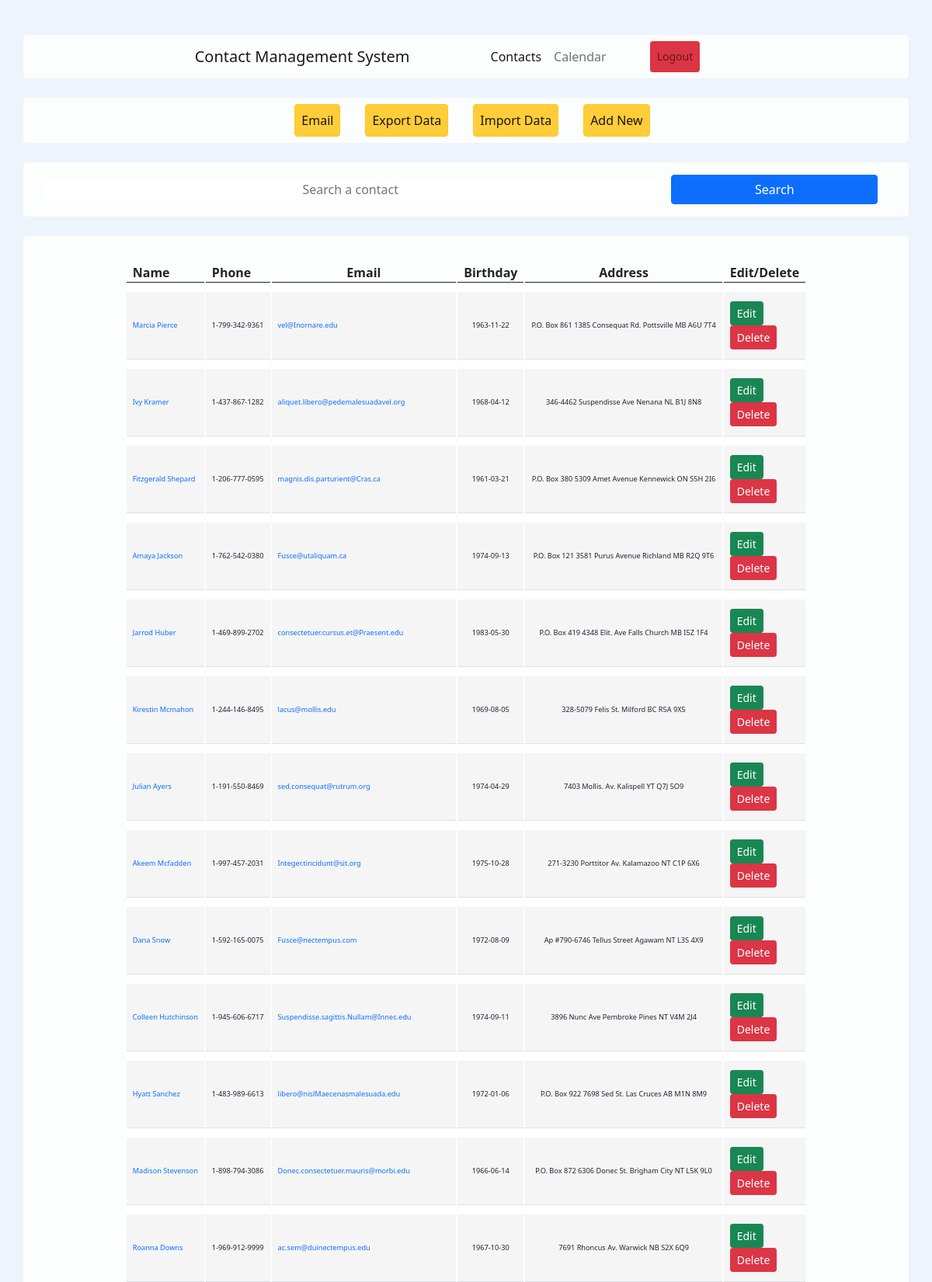
Page /src/allContacts/allContacts.php (signed in, upper part) on the committed database.
### tables this page shows
CREATE TABLE IF NOT EXISTS `contact` (
  `id` int NOT NULL AUTO_INCREMENT,
  `firstName` varchar(50) NOT NULL,
  `lastName` varchar(50) NOT NULL,
  `emailAddress` varchar(100) NOT NULL,
  `phoneNumber` varchar(14) NOT NULL,
  `birthday` date NOT NULL,
  `streetAddress` varchar(256) NOT NULL,
  `city` varchar(25) NOT NULL,
  `province` varchar(40) NOT NULL,
  `postalCode` varchar(7) NOT NULL,
  PRIMARY KEY (`id`)
);

### src/contactHandler.php (called while the page is built, shortened)
<?php
class ContactManager {
    private $tableName;
    private $connection;
    public function __construct() {
        $this->config = parse_ini_file( $_SERVER['DOCUMENT_ROOT']."/cms/config.ini");
        $this->tableName = "contact";
        $this->connection = mysqli_connect($this->config['servername'], $this->config['username'], $this->config['password'])
            or die(mysqli_error($this->connection));
    }
    public function getAllContacts() {
        $sql = "SELECT * FROM $this->tableName ORDER BY id";
        $result = @mysqli_query($this->connection, $sql) or die(mysqli_error($this->connection));
        $allContacts = array();
        while ($row = mysqli_fetch_array($result)) {
            $contact = new Contact;
            $contact->id             = $row['id'];
            $contact->firstName      = $row['firstName'];
            $contact->lastName       = $row['lastName'];
            $contact->emailAddress   = $row['emailAddress'];
            $contact->phoneNumber    = $row['phoneNumber'];
            $contact->birthday       = $row['birthday'];
            $contact->streetAddress  = $row['streetAddress'];
            $contact->city           = $row['city'];
            $contact->province       = $row['province'];
            $contact->postalCode     = $row['postalCode'];
            array_push($allContacts, $contact);
        } return $allContacts;
    }
}

### src/allContacts/allContacts.php (the view, shortened to what this page needs)
<?php
require_once("./../contactHandler.php");
$contactManager = new ContactManager();
 if(isset($_POST['search']) && $_POST['search'] != "") {
    $allContacts = $contactManager->getContactsBySearch($_POST['search']);
    } else { $allContacts = $contactManager->getAllContacts();
    }
?>
<!DOCTYPE html>
<html>
	<head>
        <link href="https://cdn.jsdelivr.net/npm/bootstrap@5.0.2/dist/css/bootstrap.min.css" rel="stylesheet">
	</head>
	<body>
        <header>
            <div class=" container">
                <nav class="navbar navbar-expand navbar-light">
                    <a class="navbar-brand mx-5" href="#">Contact Management System</a>
                    <div class="collapse navbar-collapse" id="navbarNavAltMarkup">
                        <div class="navbar-nav mx-5">
                            <a class="nav-item nav-link active" href="./../allContacts/allContacts.php">Contacts</a>
                            <a class="nav-item nav-link" href="./../Calendar/calendar.php">Calendar</a>
                            <a class="nav-item nav-link btn btn-danger btn-sm mx-5" href="./../Logout/logout.php">Logout</a>
                        </div>
                    </div>
                </nav>
            </div>
        </header>
        <div class="container">
            <nav class="navbar navbar-expand navbar-light">
                <div class="collapse navbar-collapse" id="navbarNavAltMarkup">
                    <div class="navbar-nav">
                        <a class="nav-item nav-link active btn btn-warning mx-3" href="./../SendEmail/emailForm.php">Email</a>
                        <a class="nav-item nav-link active btn btn-warning mx-3" href="./../CSV/exportData.php">Export Data</a>
                        <a class="nav-item nav-link active btn btn-warning mx-3" href="./../CSV/importData.php">Import Data</a>
                        <a class="nav-item nav-link active btn btn-warning mx-3" href="./../AddContact/addContact.php">Add New</a>
                    </div>
                </div>
            </nav>
        </div>
        <div class="container ">
        <form action="allContacts.php" method="POST" class="container mt-0">
            <input type="text" name="search" id="search" class="w-75 search-bar text-dark border-0 text-center" placeholder="Search a contact" />
            <input type="submit" class="w-25 btn btn-primary m-3" value="Search" />
            </form>
        </div>
        <div class="container">
            <link href="https://maxcdn.bootstrapcdn.com/font-awesome/4.3.0/css/font-awesome.min.css" rel="stylesheet">
            <link rel="stylesheet" href="./../../wwwroot/css/site.css">
            <div class="container">
                <div class="table-responsive">
                    <table class="table user-list">
                        <?php if(!empty($allContacts)) { ?>
                            <thead>
                                <tr>
                                    <th><span>Name</span></th>
                                    <th><span>Phone</span></th>
                                    <th class="text-center"><span>Email</span></th>
                                    <th class="text-center"><span>Birthday</span></th>
                                    <th class="text-center"><span>Address</span></th>
                                    <th><span>Edit/Delete</span></th>
                                </tr>
                            </thead id="userData">
                            <tbody>
                        <?php if(!empty($allContacts)) foreach($allContacts as $k => $contact) { ?>
                            <tr>
                                <td><a href="#" class="user-link">
                                    <?php echo $contact->firstName ?>
                                    <?php echo $contact->lastName ?>
                                </a></td>
                                <td> <?php echo $contact->phoneNumber ?> </td>
                                <td> <a href="#"> <?php echo $contact->emailAddress ?> </a></td>
                                <td class="text-center">
                                    <span class="label label-default"><?php echo $contact->birthday ?></span>
                                </td>
                                <td class="text-center">
                                    <span class="label label-default">
                                        <?php echo $contact->streetAddress ?>
                                        <?php echo $contact->city ?>
                                        <?php echo $contact->province ?>
                                        <?php echo $contact->postalCode ?>
                                    </span>
                                </td>
                                <td>
                                    <form action="./../EditContact/editContact.php" method="post">
                                        <button class="btn btn-sm btn-success" type="submit" name="editId" value="<?php echo $contact->id ?>">Edit</button>
                                    </form>
                                    <form action="./../DeleteContact/deleteContact.php" method="post">
                                        <button class="btn btn-sm btn-danger" type="submit" name="deleteId" value="<?php echo $contact->id ?>">Delete</button>
                                    </form>
                                </td>
                            </tr>
                            <?php } ?>
                        </tbody>
                    </table>
                </div>
                <?php } else { ?>
                            <div class="h3">No records to display</div>
                        <?php } ?>
            </div>
        </div>
    </body>
</html>

### wwwroot/css/site.css (style rules this page uses)
header { display: flex; justify-content: center; align-items: center; }
body { background-color: #eef4fb; }
body { margin-top:20px; }
.user-list tbody td .user-link { font-size: 1em; padding-top: 3px; }
a { text-decoration: none !important; }
.table { border-collapse: separate; }
.table thead > tr > th { border-bottom: 1px solid #C2C2C2; padding-bottom: 0; }
.table tbody > tr > td { font-size: 0.575em; background: #f5f5f5; border-top: 10px solid #fff; vertical-align: middle; padding: 12px 8px; }
.search-bar { display: flex; justify-content: center; align-items: center; }

### rows in the picture
contact: firstName "Marcia", lastName "Pierce", phoneNumber "1-799-342-9361", emailAddress "vel@Inornare.edu", birthday "1963-11-22", streetAddress "P.O. Box 861 1385 Consequat Rd.", city "Pottsville", province "MB", postalCode "A6U 7T4", $contact->id 1 (drawn)
contact: firstName "Ivy", lastName "Kramer", phoneNumber "1-437-867-1282", emailAddress "aliquet.libero@pedemalesuadavel.org", birthday "1968-04-12", streetAddress "346-4462 Suspendisse Ave", city "Nenana", province "NL", postalCode "B1J 8N8", $contact->id 2 (drawn)
contact: firstName "Fitzgerald", lastName "Shepard", phoneNumber "1-206-777-0595", emailAddress "magnis.dis.parturient@Cras.ca", birthday "1961-03-21", streetAddress "P.O. Box 380 5309 Amet Avenue", city "Kennewick", province "ON", postalCode "S5H 2I6", $contact->id 3 (drawn)
contact: firstName "Amaya", lastName "Jackson", phoneNumber "1-762-542-0380", emailAddress "Fusce@utaliquam.ca", birthday "1974-09-13", streetAddress "P.O. Box 121 3581 Purus Avenue", city "Richland", province "MB", postalCode "R2Q 9T6", $contact->id 4 (drawn)
contact: firstName "Jarrod", lastName "Huber", phoneNumber "1-469-899-2702", emailAddress "consectetuer.cursus.et@Praesent.edu", birthday "1983-05-30", streetAddress "P.O. Box 419 4348 Elit. Ave", city "Falls Church", province "MB", postalCode "I5Z 1F4", $contact->id 5 (drawn)
contact: firstName "Kirestin", lastName "Mcmahon", phoneNumber "1-244-146-8495", emailAddress "lacus@mollis.edu", birthday "1969-08-05", streetAddress "328-5079 Felis St.", city "Milford", province "BC", postalCode "R5A 9X5", $contact->id 6 (drawn)
contact: firstName "Julian", lastName "Ayers", phoneNumber "1-191-550-8469", emailAddress "sed.consequat@rutrum.org", birthday "1974-04-29", streetAddress "7403 Mollis. Av.", city "Kalispell", province "YT", postalCode "Q7J 5O9", $contact->id 7 (drawn)
contact: firstName "Akeem", lastName "Mcfadden", phoneNumber "1-997-457-2031", emailAddress "Integer.tincidunt@sit.org", birthday "1975-10-28", streetAddress "271-3230 Porttitor Av.", city "Kalamazoo", province "NT", postalCode "C1P 6X6", $contact->id 8 (drawn)
contact: firstName "Dana", lastName "Snow", phoneNumber "1-592-165-0075", emailAddress "Fusce@nectempus.com", birthday "1972-08-09", streetAddress "Ap #790-6746 Tellus Street", city "Agawam", province "NT", postalCode "L3S 4X9", $contact->id 9 (drawn)
contact: firstName "Colleen", lastName "Hutchinson", phoneNumber "1-945-606-6717", emailAddress "Suspendisse.sagittis.Nullam@Innec.edu", birthday "1974-09-11", streetAddress "3896 Nunc Ave", city "Pembroke Pines", province "NT", postalCode "V4M 2J4", $contact->id 10 (drawn)
contact: firstName "Hyatt", lastName "Sanchez", phoneNumber "1-483-989-6613", emailAddress "libero@nislMaecenasmalesuada.edu", birthday "1972-01-06", streetAddress "P.O. Box 922 7698 Sed St.", city "Las Cruces", province "AB", postalCode "M1N 8M9", $contact->id 11 (drawn)
contact: firstName "Madison", lastName "Stevenson", phoneNumber "1-898-794-3086", emailAddress "Donec.consectetuer.mauris@morbi.edu", birthday "1966-06-14", streetAddress "P.O. Box 872 6306 Donec St.", city "Brigham City", province "NT", postalCode "L5K 9L0", $contact->id 12 (drawn)
contact: firstName "Roanna", lastName "Downs", phoneNumber "1-969-912-9999", emailAddress "ac.sem@duinectempus.edu", birthday "1967-10-30", streetAddress "7691 Rhoncus Av.", city "Warwick", province "NB", postalCode "S2X 6Q9", $contact->id 13 (drawn)
